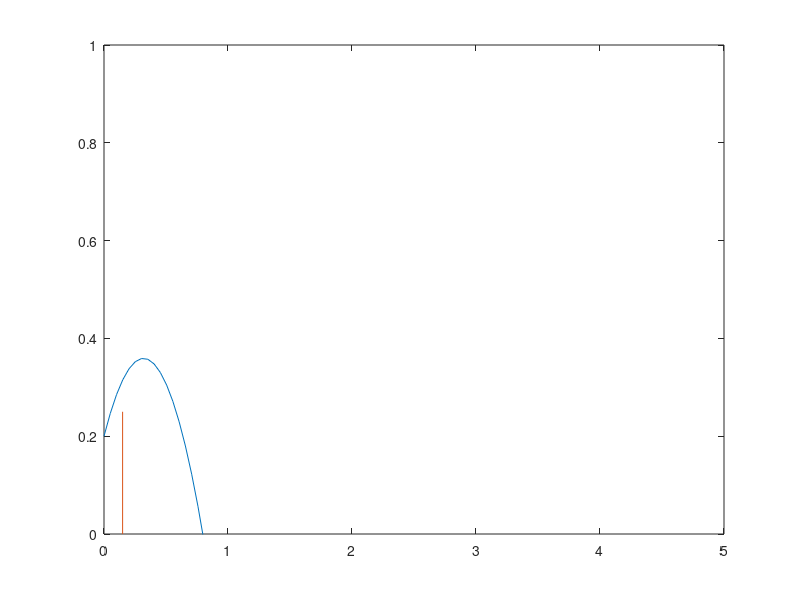

Write the MATLAB code that produced this figure.
m_bottle = 0.013; % kg
d_throw  = 5;   % meters
g = -9.81
V_max = 2.5;
theta = pi/4;

X_0 = [0 0.2]';
V_0 = [V_max*cos(theta) V_max*sin(theta)]';
A_0 = [0 g/2]';
X = [];

for t = linspace(0, d_throw/V_0(1))
    X = [X A_0*t^2+V_0*t+X_0];
end

figure(1)

hold off
plot(X(1,:), X(2,:))
hold on
plot([0.15 0.15], [0 0.25])
ylim([0 1])

%% Kinematics

L1 = 0.25;
M1 = 0.5;

L2 = 0.37;
M2 = 0.4;

L3 = 0.37;
M3 = 0.3;

L4 = 0.1;
M4 = 0.3;

